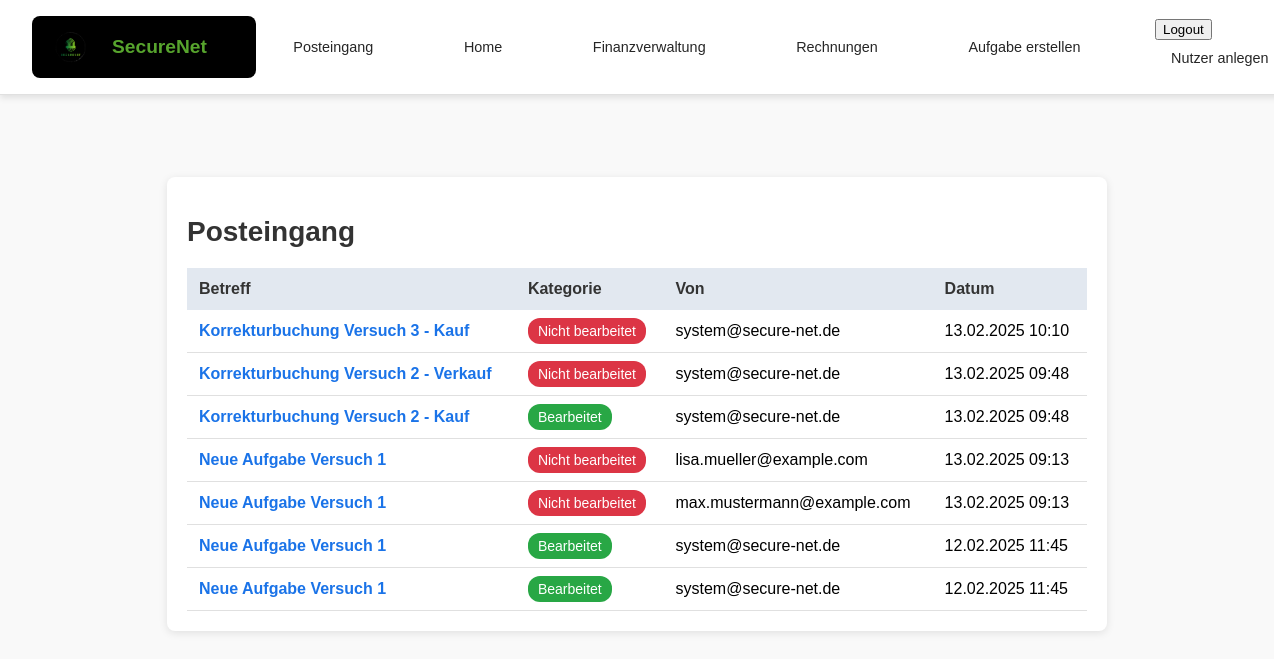
Screenshot of /posts/posteingang/ (signed in) with the database file from the repository.
### posts/models.py (models this page shows, shortened)
class Mail(models.Model):
    nutzer = models.ForeignKey(settings.AUTH_USER_MODEL, on_delete=models.CASCADE)
    aufgabe = models.ForeignKey(Aufgabe_neu, on_delete=models.CASCADE)
    betreff = models.CharField(max_length=255)
    mailtext = models.TextField()
    versuch = models.PositiveIntegerField(default=1)
    von = models.CharField(max_length=100, default="system@secure-net.de")
    absender_name = models.CharField(max_length=100, default="")  # Neuer Name
    absender_adresse = models.CharField(max_length=255, default="")  # Neue Adresse
    datum = models.DateTimeField(auto_now_add=True)
    status = models.CharField(max_length=50, choices=[
        ('nicht bearbeitet', 'Nicht bearbeitet'),
        ('bearbeitet', 'Bearbeitet')
    ], default='nicht bearbeitet')

### posts/views.py (the view)
# urls.py: path('posteingang/', views.posteingang, name='posteingang'),
@login_required
def posteingang(request):
    mails = Mail.objects.filter(nutzer=request.user).order_by('-datum')
    for mail in mails:
        buchung_vorhanden = Buchung.objects.filter(
            aufgabe=mail.aufgabe,
            nutzer=request.user,
            versuch=mail.versuch  # Korrekte Zuordnung zum Versuch
        ).exists()
        if buchung_vorhanden:
            mail.status = 'bearbeitet'
        else:
            mail.status = 'nicht bearbeitet'
        mail.save()
    return render(request, 'posts/posteingang.html', {'mails': mails})

### posts/templates/posts/posteingang.html (shortened to what this page needs)
{% extends 'master_layout.html' %}
{% load static%}
{% block css %}
<link rel="stylesheet" href="{% static 'css/posteingang.css' %}">
{% endblock %}
{% block content %}
    <div class="container">
        <h1 class="title">Posteingang</h1>
        <div class="table-container">
            <table class="mail-table">
                <thead>
                    <tr>
                        <th>Betreff</th>
                        <th>Kategorie</th>
                        <th>Von</th>
                        <th>Datum</th>
                    </tr>
                </thead>
                <tbody>
                    {% for mail in mails %}
                    <tr class="mail-row" onclick="window.location='{% url 'posts:mail_detail' mail.id %}'">
                        <td>
                            <span class="mail-subject">{{ mail.betreff }}</span>
                        </td>
                        <td>
                            {% if mail.status == 'bearbeitet' %}
                                <span class="status status-bearbeitet">Bearbeitet</span>
                            {% else %}
                                <span class="status status-nicht-bearbeitet">Nicht bearbeitet</span>
                            {% endif %}
                        </td>
                        <td>{{ mail.von }}</td>
                        <td>{{ mail.datum|date:"d.m.Y H:i" }}</td>
                    </tr>
                    {% empty %}
                    <tr>
                        <td colspan="4" class="empty-row">Keine Mails verfügbar.</td>
                    </tr>
                    {% endfor %}
                </tbody>
            </table>
        </div>
    </div>
{% endblock %}

### static/css/master_layout.css (style rules this page uses)
body { margin: 0; padding: 0; font-family: Arial, sans-serif; background-color: #f9f9f9; }

### static/css/posteingang.css (style rules this page uses)
.container { max-width: 900px; margin: 50px auto; padding: 20px; background-color: #ffffff; border-radius: 8px; box-shadow: 0px 2px 8px rgba(0, 0, 0, 0.1); }
.title { font-size: 28px; color: #333333; margin-bottom: 20px; }
.table-container { overflow-x: auto; }
.mail-table { width: 100%; border-collapse: collapse; font-size: 16px; }
.mail-table th { background-color: #e2e8f0; color: #333333; padding: 12px; text-align: left; }
.mail-table td { padding: 12px; border-bottom: 1px solid #e0e0e0; cursor: pointer; }
.mail-subject { font-weight: bold; color: #1a73e8; }
.status { padding: 5px 10px; border-radius: 12px; font-size: 14px; color: #ffffff; }
.status-bearbeitet { background-color: #28a745; }
.status-nicht-bearbeitet { background-color: #dc3545; }

### rows the page displays
Mail: betreff "Korrekturbuchung Versuch 3 - Kauf", status "Nicht bearbeitet", von "system@secure-net.de", datum "13.02.2025 10:10"
Mail: betreff "Korrekturbuchung Versuch 2 - Verkauf", status "Nicht bearbeitet", von "system@secure-net.de", datum "13.02.2025 09:48"
Mail: betreff "Korrekturbuchung Versuch 2 - Kauf", status "Bearbeitet", von "system@secure-net.de", datum "13.02.2025 09:48"
Mail: betreff "Neue Aufgabe Versuch 1", status "Nicht bearbeitet", von "lisa.mueller@example.com", datum "13.02.2025 09:13"
Mail: betreff "Neue Aufgabe Versuch 1", status "Nicht bearbeitet", von "max.mustermann@example.com", datum "13.02.2025 09:13"
Mail: betreff "Neue Aufgabe Versuch 1", status "Bearbeitet", von "system@secure-net.de", datum "12.02.2025 11:45"
Mail: betreff "Neue Aufgabe Versuch 1", status "Bearbeitet", von "system@secure-net.de", datum "12.02.2025 11:45"
